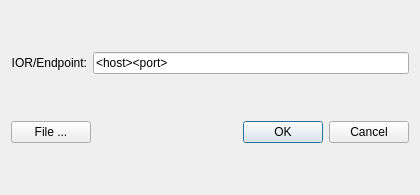
<?xml version="1.0" encoding="UTF-8"?>
<ui version="4.0">
 <class>RepoSelectDialog</class>
 <widget class="QDialog" name="RepoSelectDialog">
  <property name="geometry">
   <rect>
    <x>0</x>
    <y>0</y>
    <width>420</width>
    <height>195</height>
   </rect>
  </property>
  <property name="sizePolicy">
   <sizepolicy hsizetype="Expanding" vsizetype="Expanding">
    <horstretch>0</horstretch>
    <verstretch>0</verstretch>
   </sizepolicy>
  </property>
  <property name="minimumSize">
   <size>
    <width>0</width>
    <height>0</height>
   </size>
  </property>
  <property name="maximumSize">
   <size>
    <width>64000</width>
    <height>64000</height>
   </size>
  </property>
  <property name="windowTitle">
   <string>Select Repository</string>
  </property>
  <layout class="QGridLayout" name="gridLayout">
   <item row="0" column="0">
    <layout class="QHBoxLayout" name="horizontalLayout">
     <item>
      <widget class="QLabel" name="label">
       <property name="text">
        <string>IOR/Endpoint:</string>
       </property>
       <property name="alignment">
        <set>Qt::AlignRight|Qt::AlignTrailing|Qt::AlignVCenter</set>
       </property>
      </widget>
     </item>
     <item>
      <widget class="QLineEdit" name="iorLineEdit">
       <property name="text">
        <string>&lt;host&gt;&lt;port&gt;</string>
       </property>
      </widget>
     </item>
    </layout>
   </item>
   <item row="1" column="0">
    <layout class="QHBoxLayout" name="horizontalLayout_2">
     <item>
      <widget class="QPushButton" name="fileButton">
       <property name="text">
        <string>File ...</string>
       </property>
      </widget>
     </item>
     <item>
      <widget class="QDialogButtonBox" name="buttonBox">
       <property name="orientation">
        <enum>Qt::Horizontal</enum>
       </property>
       <property name="standardButtons">
        <set>QDialogButtonBox::Cancel|QDialogButtonBox::Ok</set>
       </property>
      </widget>
     </item>
    </layout>
   </item>
  </layout>
 </widget>
 <resources/>
 <connections>
  <connection>
   <sender>buttonBox</sender>
   <signal>accepted()</signal>
   <receiver>RepoSelectDialog</receiver>
   <slot>accept()</slot>
   <hints>
    <hint type="sourcelabel">
     <x>248</x>
     <y>254</y>
    </hint>
    <hint type="destinationlabel">
     <x>157</x>
     <y>274</y>
    </hint>
   </hints>
  </connection>
  <connection>
   <sender>buttonBox</sender>
   <signal>rejected()</signal>
   <receiver>RepoSelectDialog</receiver>
   <slot>reject()</slot>
   <hints>
    <hint type="sourcelabel">
     <x>316</x>
     <y>260</y>
    </hint>
    <hint type="destinationlabel">
     <x>286</x>
     <y>274</y>
    </hint>
   </hints>
  </connection>
 </connections>
</ui>
